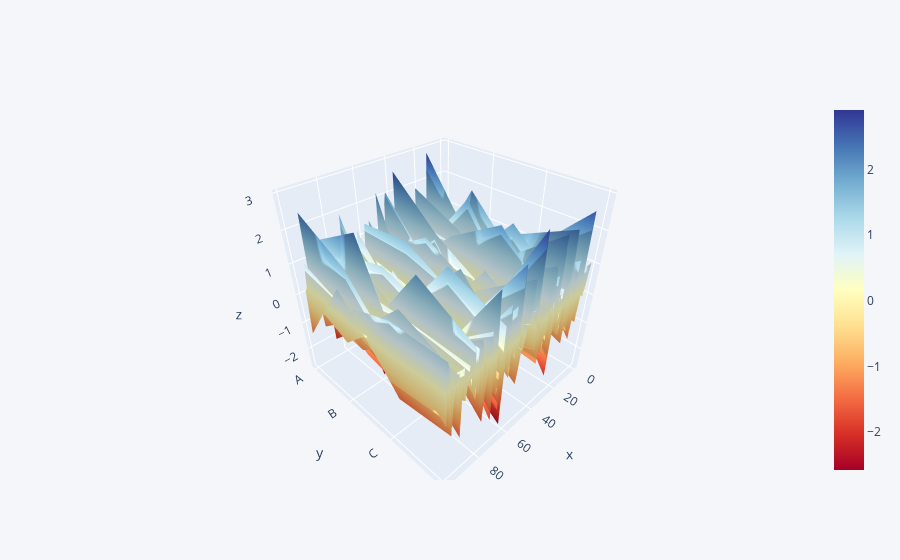

The notebook cell this image was saved under:
### Code cell
df.iplot(kind="surface",colorscale="rdylbu")

### Figure 1 — Plotly figure (JSON) as saved in the notebook; plotly's stock layout.template omitted (floating-point values rounded to 4 significant figures; data arrays with more than 128 entries replaced by an {"elided": "..."} marker saying what was removed)
{"data": [{"colorscale": [[0, "rgb(165,0,38)"], [0.1, "rgb(215,48,39)"], [0.2, "rgb(244,109,67)"], [0.3, "rgb(253,174,97)"], [0.4, "rgb(254,224,144)"], [0.5, "rgb(255,255,191)"], [0.6, "rgb(224,243,248)"], [0.7, "rgb(171,217,233)"], [0.8, "rgb(116,173,209)"], [0.9, "rgb(69,117,180)"], [1, "rgb(49,54,149)"]], "type": "surface", "x": [0, 1, 2, 3, 4, 5, 6, 7, 8, 9, 10, 11, 12, 13, 14, 15, 16, 17, 18, 19, 20, 21, 22, 23, 24, 25, 26, 27, 28, 29, 30, 31, 32, 33, 34, 35, 36, 37, 38, 39, 40, 41, 42, 43, 44, 45, 46, 47, 48, 49, 50, 51, 52, 53, 54, 55, 56, 57, 58, 59, 60, 61, 62, 63, 64, 65, 66, 67, 68, 69, 70, 71, 72, 73, 74, 75, 76, 77, 78, 79, 80, 81, 82, 83, 84, 85, 86, 87, 88, 89, 90, 91, 92, 93, 94, 95, 96, 97, 98, 99], "y": ["A", "B", "C", "D"], "z": {"elided": "4x100 float values"}}], "layout": {"legend": {"bgcolor": "#F5F6F9", "font": {"color": "#4D5663"}}, "paper_bgcolor": "#F5F6F9", "plot_bgcolor": "#F5F6F9", "title": {"font": {"color": "#4D5663"}}, "xaxis": {"gridcolor": "#E1E5ED", "showgrid": true, "tickfont": {"color": "#4D5663"}, "title": {"font": {"color": "#4D5663"}, "text": ""}, "zerolinecolor": "#E1E5ED"}, "yaxis": {"gridcolor": "#E1E5ED", "showgrid": true, "tickfont": {"color": "#4D5663"}, "title": {"font": {"color": "#4D5663"}, "text": ""}, "zerolinecolor": "#E1E5ED"}}}
